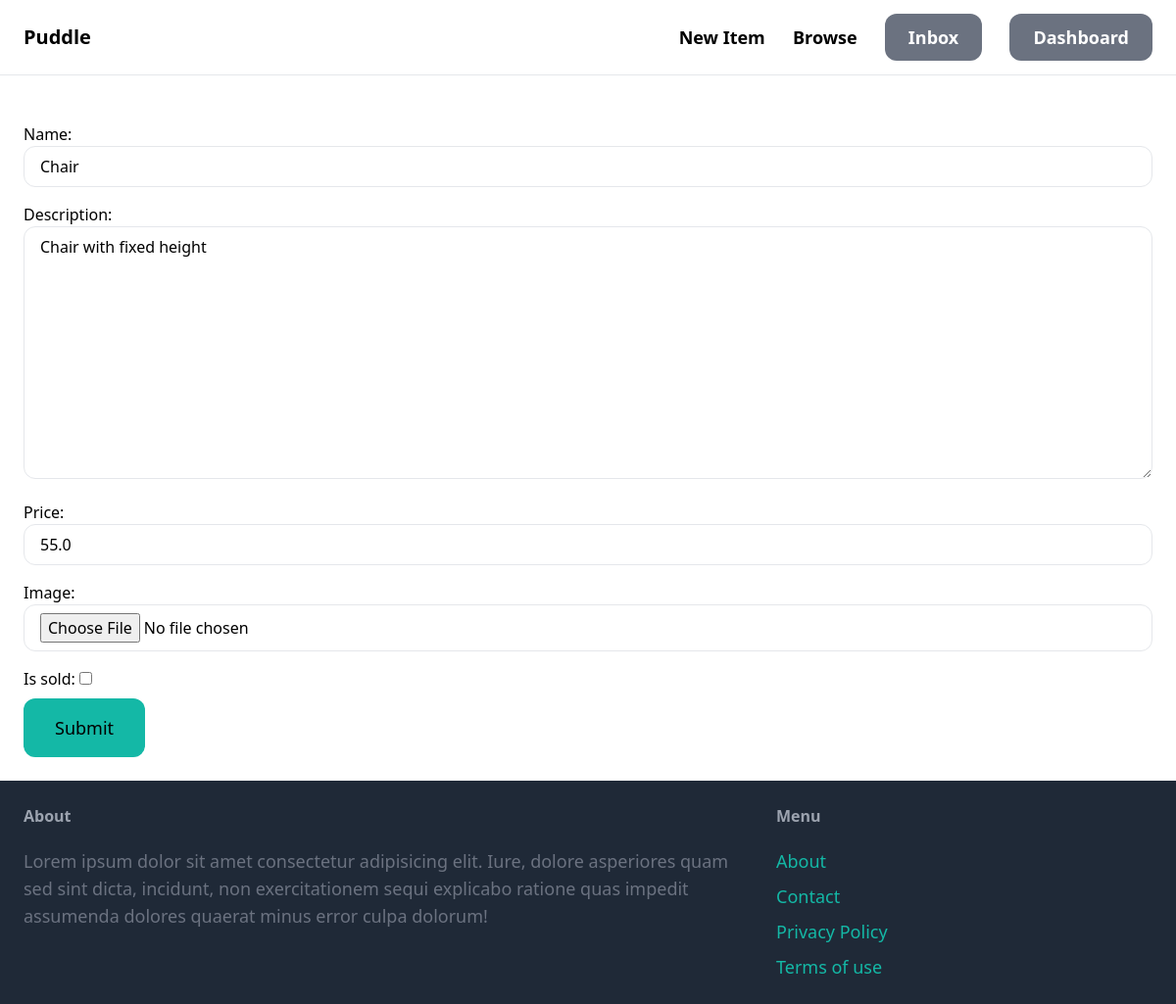
Page /items/7/edit/ (signed in) on the committed database.
### item/models.py (models this page shows, shortened)
class Item(models.Model):
    name = models.CharField(max_length=255)
    description = models.TextField(blank=True, null=True)
    price = models.FloatField()
    image = models.ImageField(upload_to='item_images', blank=True, null=True)
    image_thumbnail = ImageSpecField(
        source='image',
        processors=[ResizeToFill(100, 70)],
        format='JPEG',
        options={'quality': 90}
        )
    is_sold = models.BooleanField(default=False)
    created_by = models.ForeignKey(
        User, related_name='items', on_delete=models.CASCADE)
    category = models.ForeignKey(
        Category, related_name='items', on_delete=models.CASCADE)
    created_at = models.DateTimeField(auto_now_add=True)

### item/views.py (the view)
# urls.py: path('<int:pk>/edit/', views.edit, name='edit')
@login_required
def edit(request, pk):
    item = get_object_or_404(Item, pk=pk, created_by=request.user)
    if request.method == 'POST':
        form = EditItemForm(request.POST, request.FILES, instance=item)
        if form.is_valid():
            form.save()
            return redirect('item:detail', pk=item.id)
    form = EditItemForm(instance=item)
    return render(request, 'item/form.html', {'form': form})

### item/forms.py
class EditItemForm(forms.ModelForm):
    class Meta:
        model = Item
        fields = ('name', 'description', 'price', 'image', 'is_sold')
        widgets = {
            'name': forms.TextInput(attrs={
                'class': INPUT_CLASSES
            }),
            'description': forms.Textarea(attrs={
                'class': INPUT_CLASSES
            }),
            'price': forms.TextInput(attrs={
                'class': INPUT_CLASSES
            }),
            'image': forms.FileInput(attrs={
                'class': INPUT_CLASSES
            }),
        }

### item/templates/item/form.html (shortened to what this page needs)
{% extends 'core/base.html' %} {% block content %}
<form method="post" action="." enctype="multipart/form-data">
  <div class="space-y-4">{{form.as_p}}</div>
  <button
    class="py-4 px-8 mt-2 text-lg bg-teal-500 hover:bg-teal-700 rounded-xl"
  >
    Submit
  </button>
</form>
{% endblock %}

### rows in the picture
Item: name "Chair", description "Chair with fixed height", price "55.0"
